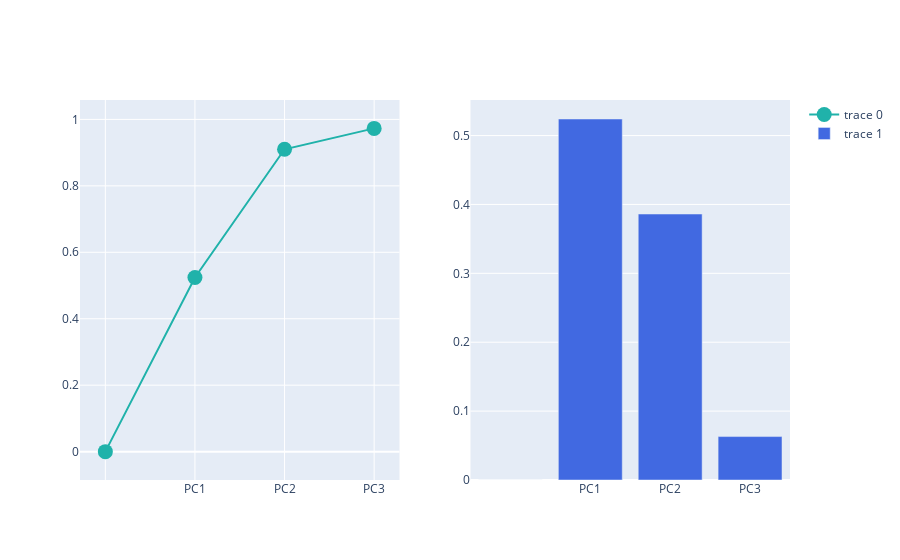

The notebook cell saved with this chart:
### Code cell
# Explained variance + cumulative variance (Separate Plot)

from plotly.subplots import make_subplots
import plotly.graph_objects as go

fig = make_subplots(rows=1, cols=2)

fig.add_trace(
    go.Scatter(
        x=df_explained_variance['PC'],
        y=df_explained_variance['Cumulative Variance'],
        marker=dict(size=15, color='LightSeaGreen')
    ), row=1, col=1
)

fig.add_trace(
    go.Bar(
        x=df_explained_variance['PC'],
        y=df_explained_variance['Explained Variance'],
        marker=dict(color='RoyalBlue')
    ), row=1, col=2
)

fig.show()

### Figure 1 — Plotly figure (JSON) as saved in the notebook; plotly's stock layout.template omitted (floating-point values rounded to 4 significant figures)
{"data": [{"marker": {"color": "LightSeaGreen", "size": 15}, "type": "scatter", "x": ["", "PC1", "PC2", "PC3"], "xaxis": "x", "y": [0, 0.524, 0.91, 0.973], "yaxis": "y"}, {"marker": {"color": "RoyalBlue"}, "type": "bar", "x": ["", "PC1", "PC2", "PC3"], "xaxis": "x2", "y": [0, 0.524, 0.3861, 0.06305], "yaxis": "y2"}], "layout": {"xaxis": {"anchor": "y", "domain": [0, 0.45]}, "xaxis2": {"anchor": "y2", "domain": [0.55, 1]}, "yaxis": {"anchor": "x", "domain": [0, 1]}, "yaxis2": {"anchor": "x2", "domain": [0, 1]}}}
